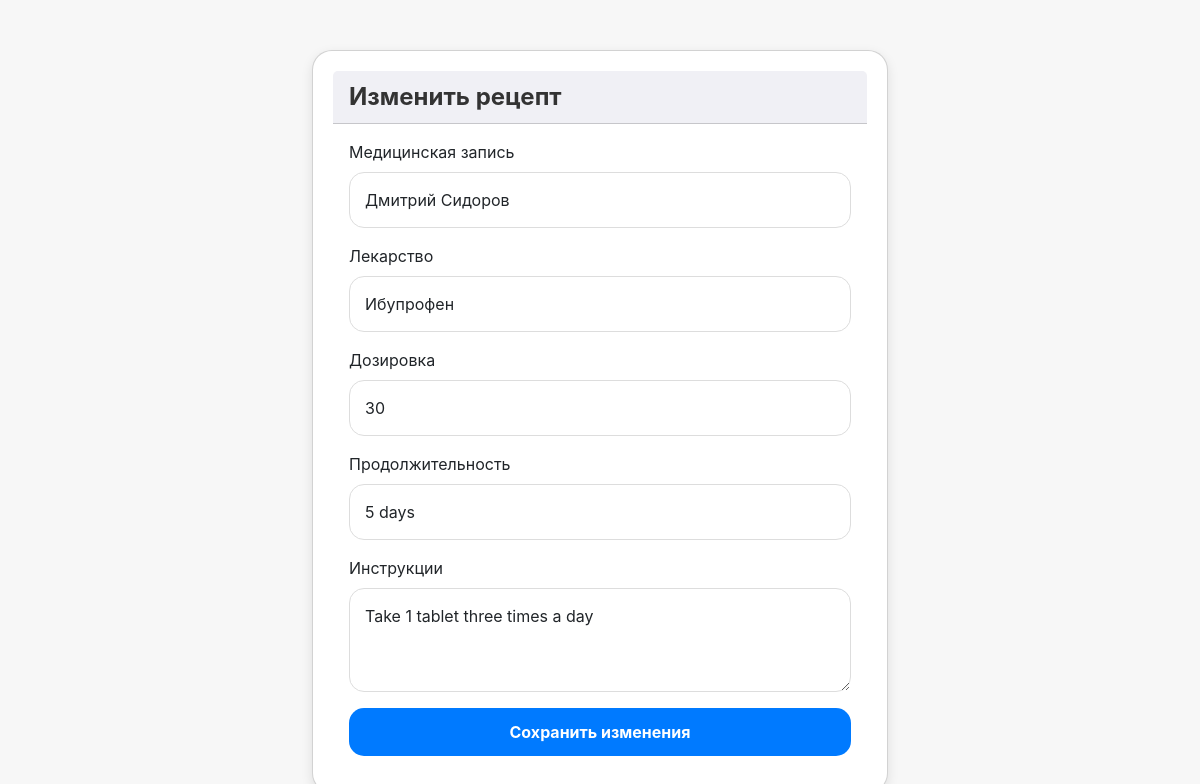
The page /edit_prescription/3 on the database its author committed.
### app/models.py (models this page shows)
class Prescription(db.Model):
    __tablename__ = 'prescriptions'
    prescription_id = db.Column(db.Integer, primary_key=True)
    record_id = db.Column(db.Integer, db.ForeignKey('medical_records.record_id'), nullable=False)
    medicine_id = db.Column(db.Integer, db.ForeignKey('medicines.medicine_id'), nullable=False)
    dosage = db.Column(db.String(50))
    duration = db.Column(db.String(50))
    instructions = db.Column(db.Text)
    record = db.relationship('MedicalRecord', backref='prescriptions')
    medicine = db.relationship('Medicine', backref='prescriptions')

class Patient(db.Model):
    __tablename__ = 'patients'
    patient_id = db.Column(db.Integer, primary_key=True)
    first_name = db.Column(db.String(50), nullable=False)
    middle_name = db.Column(db.String(50))  # Отчество
    last_name = db.Column(db.String(50), nullable=False)
    birth_date = db.Column(db.Date, nullable=False)
    gender = db.Column(db.String(10))
    address = db.Column(db.String(150))
    phone_number = db.Column(db.String(20))
    emergency_contact = db.Column(db.String(100))
    passport_series = db.Column(db.String(10))
    passport_number = db.Column(db.String(10))
    oms_number = db.Column(db.String(16), unique=True)
    room_id = db.Column(db.Integer, db.ForeignKey('rooms.room_id'))
    room = db.relationship('Room', backref='patients')

class Medicine(db.Model):
    __tablename__ = 'medicines'
    medicine_id = db.Column(db.Integer, primary_key=True)
    name = db.Column(db.String(100), nullable=False)
    description = db.Column(db.Text)
    dosage_form = db.Column(db.String(50))

### app/prescriptions.py (the view, shortened to what this page needs)
    @app.route('/edit_prescription/<int:prescription_id>', methods=['GET', 'POST'])
    def edit_prescription(prescription_id):
        prescription = Prescription.query.get_or_404(prescription_id)
        medical_records = MedicalRecord.query.all()
        medicines = Medicine.query.all()
        return render_template('edit_prescription.html', medical_records=medical_records,
                               medicines=medicines, prescription=prescription)

### app/prescriptions.py (called while the page is built, shortened)
def edit_prescription(app):
    @app.route('/edit_prescription/<int:prescription_id>', methods=['GET', 'POST'])
    def edit_prescription(prescription_id):
        prescription = Prescription.query.get_or_404(prescription_id)
        medical_records = MedicalRecord.query.all()
        medicines = Medicine.query.all()
        return render_template('edit_prescription.html', medical_records=medical_records,
                               medicines=medicines, prescription=prescription)

### app/templates/edit_prescription.html (shortened to what this page needs)
<!DOCTYPE html>
<html lang="ru">
<head>
    <link rel="stylesheet" href="https://cdnjs.cloudflare.com/ajax/libs/bootstrap/5.3.0-alpha1/css/bootstrap.min.css">
</head>
<body>
<div class="container">
    <div class="card">
        <div class="card-header">
            Изменить рецепт
        </div>
        <div class="card-body">
            <form method="POST">
                <div class="mb-3">
                    <label for="record_id" class="form-label">Медицинская запись</label>
                    <select class="form-control" id="record_id" name="record_id" required>
                        {% for record in medical_records %}
                            <option value="{{ record.record_id }}" {% if record.record_id == prescription.record_id %}selected{% endif %}>{{ record.patient.first_name }} {{ record.patient.last_name }}</option>
                        {% endfor %}
                    </select>
                </div>
                <div class="mb-3">
                    <label for="medicine_id" class="form-label">Лекарство</label>
                    <select class="form-control" id="medicine_id" name="medicine_id" required>
                        {% for medicine in medicines %}
                            <option value="{{ medicine.medicine_id }}" {% if medicine.medicine_id == prescription.medicine_id %}selected{% endif %}>{{ medicine.name }}</option>
                        {% endfor %}
                    </select>
                </div>
                <div class="mb-3">
                    <label for="dosage" class="form-label">Дозировка</label>
                    <input type="text" class="form-control" id="dosage" name="dosage" required value="{{ prescription.dosage }}">
                </div>
                <div class="mb-3">
                    <label for="duration" class="form-label">Продолжительность</label>
                    <input type="text" class="form-control" id="duration" name="duration" required value="{{ prescription.duration }}">
                </div>
                <div class="mb-3">
                    <label for="instructions" class="form-label">Инструкции</label>
                    <textarea class="form-control" id="instructions" name="instructions" rows="3" required>{{ prescription.instructions }}</textarea>
                </div>
                <button type="submit" class="btn btn-primary w-100">Сохранить изменения</button>
            </form>
        </div>
    </div>
</div>
</body>
</html>

### app/templates/edit_prescription.html (style rules this page uses)
body { background-color: #f7f7f7; font-family: -apple-system, BlinkMacSystemFont, "San Francisco", "Helvetica Neue", sans-serif; color: #333; }
.container { margin-top: 50px; max-width: 600px; }
.form-control { border-radius: 15px; padding: 15px; border: 1px solid #ddd; background-color: #fff; }
.btn { border-radius: 15px; padding: 12px 25px; background-color: #007aff; border: none; color: #fff; font-weight: bold; }
.card { background-color: #ffffff; border-radius: 20px; box-shadow: 0 4px 12px rgba(0, 0, 0, 0.1); padding: 20px; }
.card-header { background-color: #f0f0f5; border-radius: 15px 15px 0 0; font-size: 1.5rem; color: #333; font-weight: bold; }

### rows shown on the page
Prescription: record_id "Дмитрий Сидоров", medicine_id "Ибупрофен", dosage "30", duration "5 days", instructions "Take 1 tablet three times a day"
